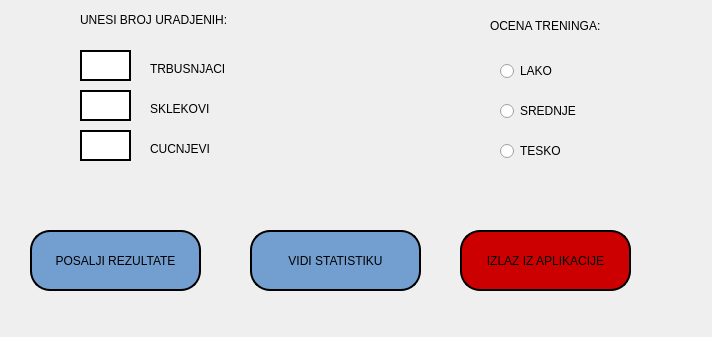
<?xml version="1.0" encoding="UTF-8"?>
<ui version="4.0">
 <class>unesiPodatke</class>
 <widget class="QDialog" name="unesiPodatke">
  <property name="geometry">
   <rect>
    <x>0</x>
    <y>0</y>
    <width>712</width>
    <height>337</height>
   </rect>
  </property>
  <property name="windowTitle">
   <string>Dialog</string>
  </property>
  <widget class="QPushButton" name="pushButton_3">
   <property name="geometry">
    <rect>
     <x>460</x>
     <y>230</y>
     <width>171</width>
     <height>61</height>
    </rect>
   </property>
   <property name="styleSheet">
    <string notr="true">background-color : rgb(204, 0, 0);
border-style: solid;
border-color: black;
border-width: 2px;
border-radius: 20px;</string>
   </property>
   <property name="text">
    <string>IZLAZ IZ APLIKACIJE</string>
   </property>
  </widget>
  <widget class="QTextEdit" name="textEdit_3">
   <property name="geometry">
    <rect>
     <x>80</x>
     <y>130</y>
     <width>51</width>
     <height>31</height>
    </rect>
   </property>
   <property name="styleSheet">
    <string notr="true">border-style: solid;
border-color: black;
border-width: 2px;
border-radius: 20px;</string>
   </property>
  </widget>
  <widget class="QLabel" name="label_5">
   <property name="geometry">
    <rect>
     <x>80</x>
     <y>10</y>
     <width>201</width>
     <height>20</height>
    </rect>
   </property>
   <property name="text">
    <string>UNESI BROJ URADJENIH: </string>
   </property>
  </widget>
  <widget class="QLabel" name="label_6">
   <property name="geometry">
    <rect>
     <x>150</x>
     <y>60</y>
     <width>101</width>
     <height>17</height>
    </rect>
   </property>
   <property name="text">
    <string>TRBUSNJACI</string>
   </property>
  </widget>
  <widget class="QLabel" name="label_7">
   <property name="geometry">
    <rect>
     <x>150</x>
     <y>100</y>
     <width>91</width>
     <height>17</height>
    </rect>
   </property>
   <property name="text">
    <string>SKLEKOVI</string>
   </property>
  </widget>
  <widget class="QRadioButton" name="radioButton_2">
   <property name="geometry">
    <rect>
     <x>500</x>
     <y>100</y>
     <width>117</width>
     <height>22</height>
    </rect>
   </property>
   <property name="text">
    <string>SREDNJE</string>
   </property>
  </widget>
  <widget class="QLabel" name="label_8">
   <property name="geometry">
    <rect>
     <x>150</x>
     <y>140</y>
     <width>81</width>
     <height>17</height>
    </rect>
   </property>
   <property name="text">
    <string>CUCNJEVI</string>
   </property>
  </widget>
  <widget class="QLabel" name="label">
   <property name="geometry">
    <rect>
     <x>490</x>
     <y>0</y>
     <width>161</width>
     <height>51</height>
    </rect>
   </property>
   <property name="text">
    <string>OCENA TRENINGA:</string>
   </property>
  </widget>
  <widget class="QTextEdit" name="textEdit_2">
   <property name="geometry">
    <rect>
     <x>80</x>
     <y>90</y>
     <width>51</width>
     <height>31</height>
    </rect>
   </property>
   <property name="styleSheet">
    <string notr="true">border-style: solid;
border-color: black;
border-width: 2px;
border-radius: 20px;</string>
   </property>
  </widget>
  <widget class="QRadioButton" name="radioButton_3">
   <property name="geometry">
    <rect>
     <x>500</x>
     <y>140</y>
     <width>117</width>
     <height>22</height>
    </rect>
   </property>
   <property name="text">
    <string>TESKO</string>
   </property>
  </widget>
  <widget class="QPushButton" name="pushButton">
   <property name="geometry">
    <rect>
     <x>30</x>
     <y>230</y>
     <width>171</width>
     <height>61</height>
    </rect>
   </property>
   <property name="styleSheet">
    <string notr="true">background-color : rgb(114, 159, 207);
border-style: solid;
border-color: black;
border-width: 2px;
border-radius: 20px;</string>
   </property>
   <property name="text">
    <string>POSALJI REZULTATE</string>
   </property>
  </widget>
  <widget class="QRadioButton" name="radioButton">
   <property name="geometry">
    <rect>
     <x>500</x>
     <y>60</y>
     <width>117</width>
     <height>22</height>
    </rect>
   </property>
   <property name="text">
    <string>LAKO</string>
   </property>
  </widget>
  <widget class="QTextEdit" name="textEdit">
   <property name="geometry">
    <rect>
     <x>80</x>
     <y>50</y>
     <width>51</width>
     <height>31</height>
    </rect>
   </property>
   <property name="styleSheet">
    <string notr="true">border-style: solid;
border-color: black;
border-width: 2px;
border-radius: 20px;</string>
   </property>
  </widget>
  <widget class="QPushButton" name="pushButton_2">
   <property name="geometry">
    <rect>
     <x>250</x>
     <y>230</y>
     <width>171</width>
     <height>61</height>
    </rect>
   </property>
   <property name="styleSheet">
    <string notr="true">background-color : rgb(114, 159, 207);
border-style: solid;
border-color: black;
border-width: 2px;
border-radius: 20px;</string>
   </property>
   <property name="text">
    <string>VIDI STATISTIKU</string>
   </property>
  </widget>
 </widget>
 <resources/>
 <connections/>
</ui>
